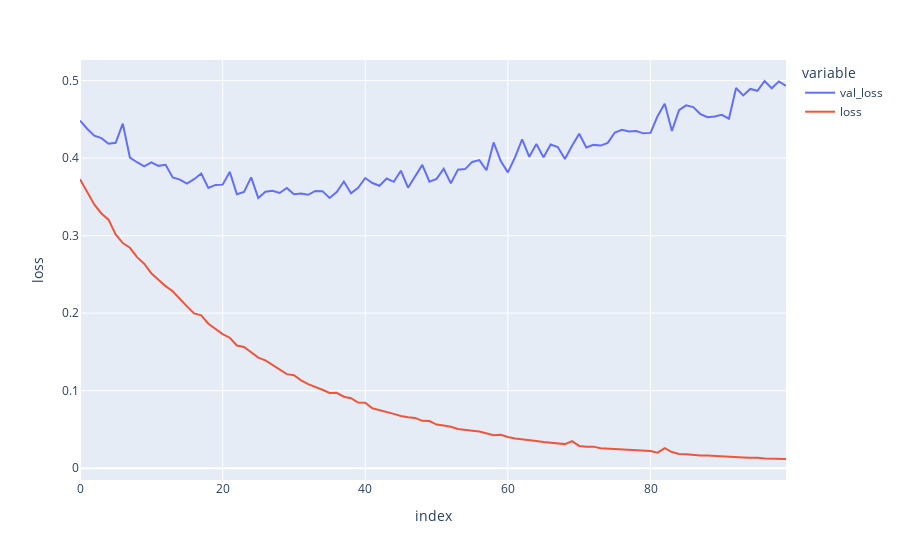

Notebook code for this chart:
### Code cell
train_df = pd.DataFrame(hist.history).reset_index()
loss_df = pd.melt(train_df, 
    id_vars="index", value_vars=['val_loss', 'loss'], value_name="loss")
fig = px.line(loss_df, x="index", y="loss", color="variable")
fig.show()
